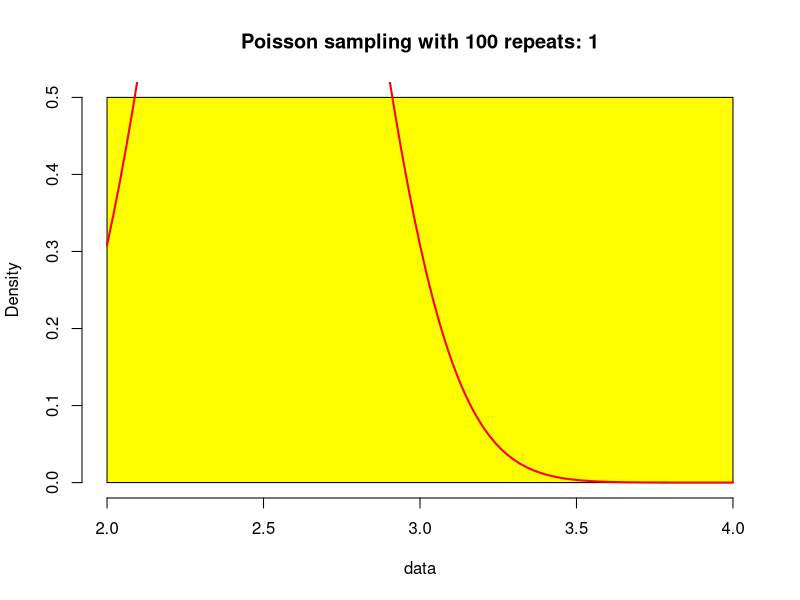
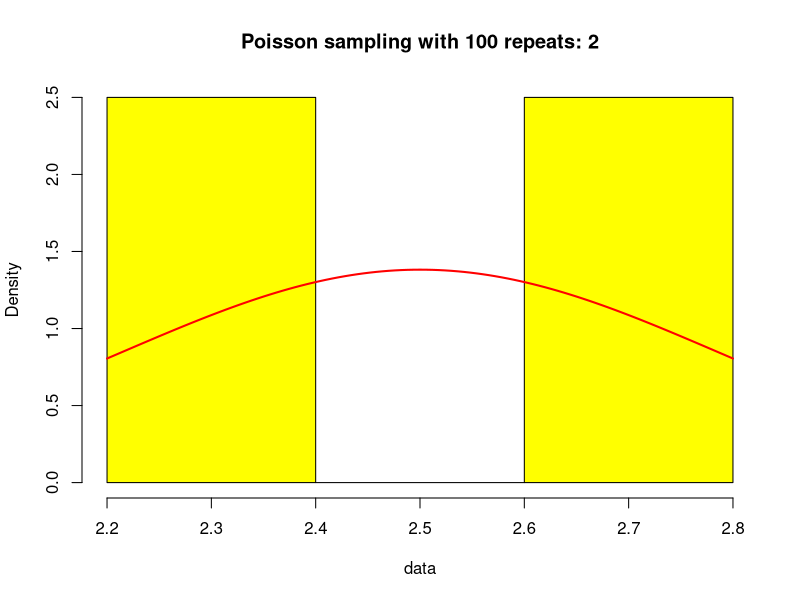
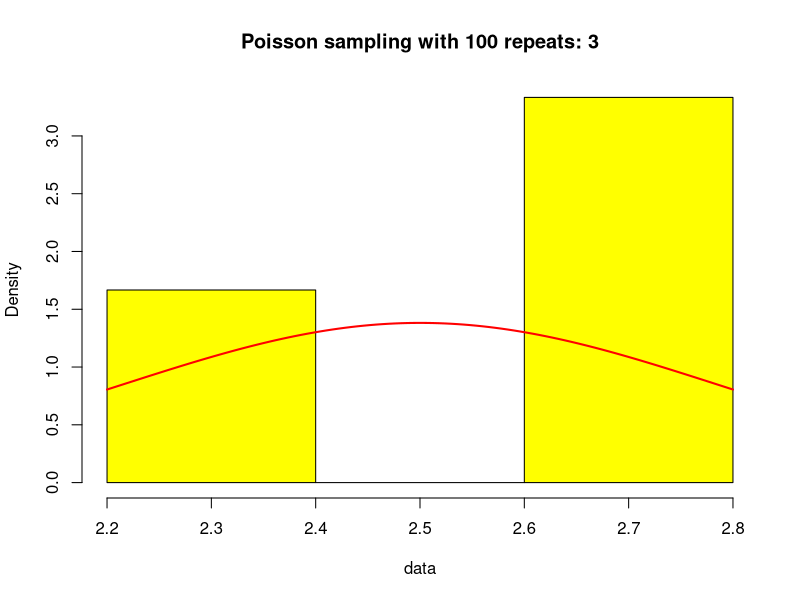
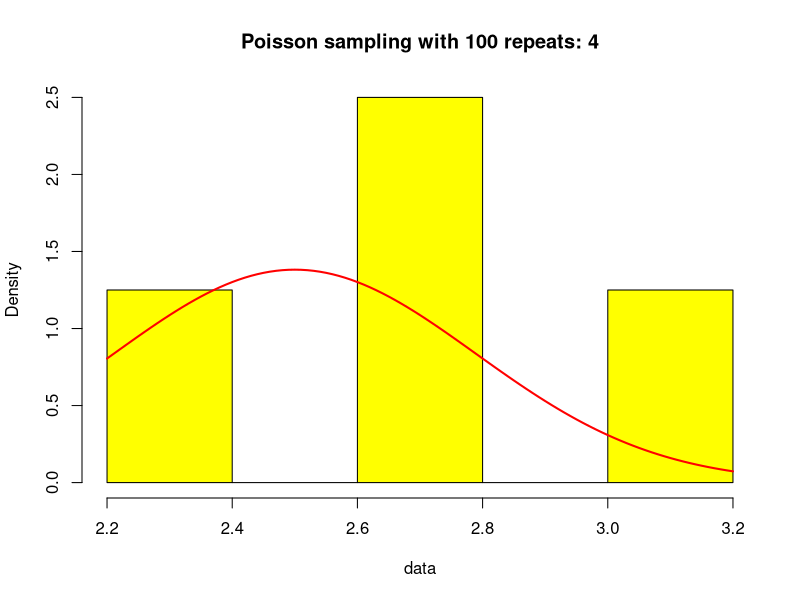
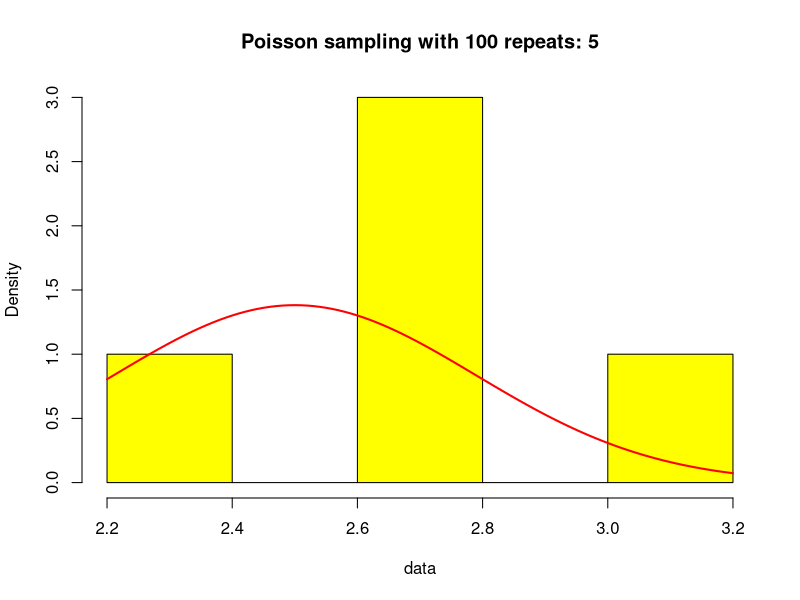
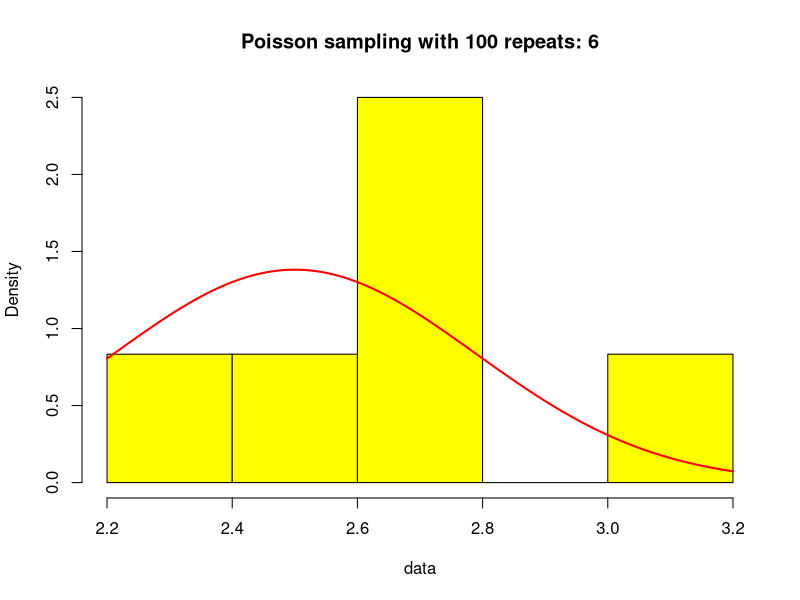
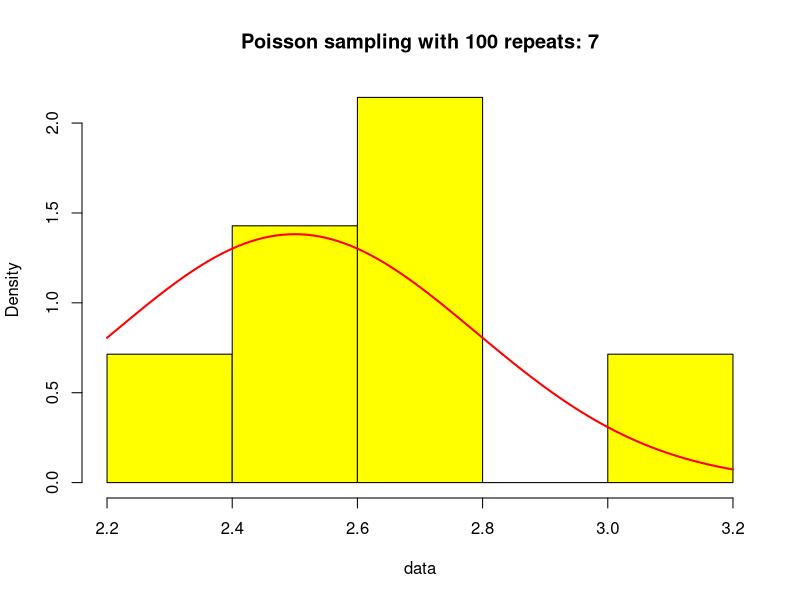
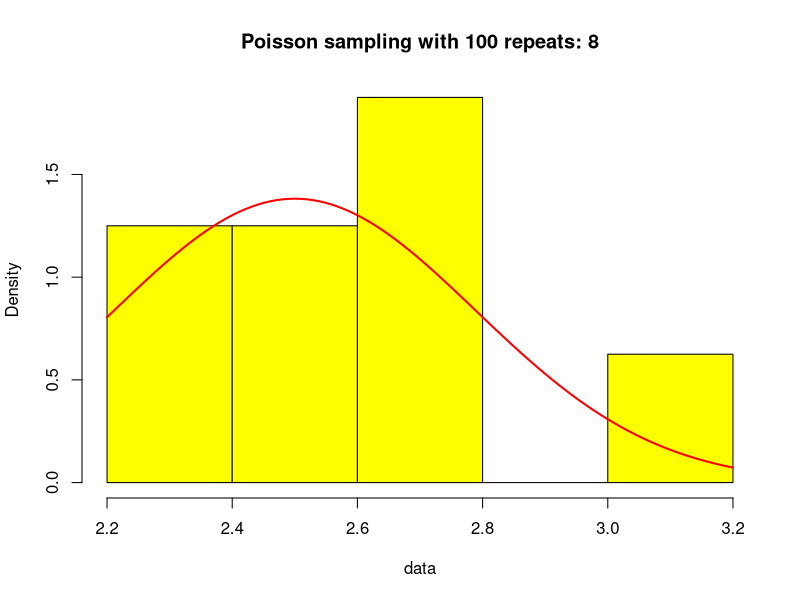

The R source for these figures, in order:
times = 100
data<-rep(times, 0)
for(j in 1:times)
{
  nums = rpois(30, lambda = 2.5)
  data[j] = mean(nums)
  hist(data, main = paste("Poisson sampling with 100 repeats:", j), plot = T,col = "yellow", prob = T)
  curve(dnorm(x, mean = 2.5, sd=sqrt(2.5)/sqrt(30)), col="red", lwd=2, add=T)
  Sys.sleep(0.06)
}